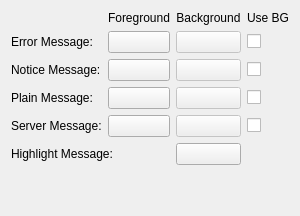
         <widget class="QWidget" name="tab" >
          <attribute name="title" >
           <string>Server Activity</string>
          </attribute>
          <layout class="QGridLayout" >
           <item row="0" column="1" >
            <widget class="QLabel" name="label_44" >
             <property name="text" >
              <string>Foreground</string>
             </property>
             <property name="alignment" >
              <set>Qt::AlignCenter</set>
             </property>
            </widget>
           </item>
           <item row="0" column="2" >
            <widget class="QLabel" name="label_45" >
             <property name="text" >
              <string>Background</string>
             </property>
             <property name="alignment" >
              <set>Qt::AlignCenter</set>
             </property>
            </widget>
           </item>
           <item row="0" column="3" >
            <widget class="QLabel" name="label_7" >
             <property name="text" >
              <string>Use BG</string>
             </property>
             <property name="alignment" >
              <set>Qt::AlignCenter</set>
             </property>
            </widget>
           </item>
           <item row="1" column="0" >
            <widget class="QLabel" name="label_20" >
             <property name="text" >
              <string>Error Message:</string>
             </property>
            </widget>
           </item>
           <item row="1" column="1" >
            <widget class="ColorButton" name="errorMessageFG" >
             <property name="text" >
              <string/>
             </property>
            </widget>
           </item>
           <item row="1" column="2" >
            <widget class="ColorButton" name="errorMessageBG" >
             <property name="enabled" >
              <bool>false</bool>
             </property>
             <property name="text" >
              <string/>
             </property>
            </widget>
           </item>
           <item row="1" column="3" >
            <widget class="QCheckBox" name="errorMessageUseBG" >
             <property name="sizePolicy" >
              <sizepolicy vsizetype="Fixed" hsizetype="Maximum" >
               <horstretch>0</horstretch>
               <verstretch>0</verstretch>
              </sizepolicy>
             </property>
             <property name="layoutDirection" >
              <enum>Qt::LeftToRight</enum>
             </property>
             <property name="text" >
              <string/>
             </property>
            </widget>
           </item>
           <item row="2" column="0" >
            <widget class="QLabel" name="label_18" >
             <property name="text" >
              <string>Notice Message:</string>
             </property>
            </widget>
           </item>
           <item row="2" column="1" >
            <widget class="ColorButton" name="noticeMessageFG" >
             <property name="text" >
              <string/>
             </property>
            </widget>
           </item>
           <item row="2" column="2" >
            <widget class="ColorButton" name="noticeMessageBG" >
             <property name="enabled" >
              <bool>false</bool>
             </property>
             <property name="text" >
              <string/>
             </property>
            </widget>
           </item>
           <item row="2" column="3" >
            <widget class="QCheckBox" name="noticeMessageUseBG" >
             <property name="sizePolicy" >
              <sizepolicy vsizetype="Fixed" hsizetype="Maximum" >
               <horstretch>0</horstretch>
               <verstretch>0</verstretch>
              </sizepolicy>
             </property>
             <property name="layoutDirection" >
              <enum>Qt::LeftToRight</enum>
             </property>
             <property name="text" >
              <string/>
             </property>
            </widget>
           </item>
           <item row="3" column="0" >
            <widget class="QLabel" name="label_17" >
             <property name="text" >
              <string>Plain Message:</string>
             </property>
            </widget>
           </item>
           <item row="3" column="1" >
            <widget class="ColorButton" name="plainMessageFG" >
             <property name="text" >
              <string/>
             </property>
            </widget>
           </item>
           <item row="3" column="2" >
            <widget class="ColorButton" name="plainMessageBG" >
             <property name="enabled" >
              <bool>false</bool>
             </property>
             <property name="text" >
              <string/>
             </property>
            </widget>
           </item>
           <item row="3" column="3" >
            <widget class="QCheckBox" name="plainMessageUseBG" >
             <property name="sizePolicy" >
              <sizepolicy vsizetype="Fixed" hsizetype="Maximum" >
               <horstretch>0</horstretch>
               <verstretch>0</verstretch>
              </sizepolicy>
             </property>
             <property name="layoutDirection" >
              <enum>Qt::LeftToRight</enum>
             </property>
             <property name="text" >
              <string/>
             </property>
            </widget>
           </item>
           <item row="4" column="0" >
            <widget class="QLabel" name="label_19" >
             <property name="text" >
              <string>Server Message:</string>
             </property>
            </widget>
           </item>
           <item row="4" column="1" >
            <widget class="ColorButton" name="serverMessageFG" >
             <property name="text" >
              <string/>
             </property>
            </widget>
           </item>
           <item row="4" column="2" >
            <widget class="ColorButton" name="serverMessageBG" >
             <property name="enabled" >
              <bool>false</bool>
             </property>
             <property name="text" >
              <string/>
             </property>
            </widget>
           </item>
           <item row="4" column="3" >
            <widget class="QCheckBox" name="serverMessageUseBG" >
             <property name="sizePolicy" >
              <sizepolicy vsizetype="Fixed" hsizetype="Maximum" >
               <horstretch>0</horstretch>
               <verstretch>0</verstretch>
              </sizepolicy>
             </property>
             <property name="layoutDirection" >
              <enum>Qt::LeftToRight</enum>
             </property>
             <property name="text" >
              <string/>
             </property>
            </widget>
           </item>
           <item row="5" column="0" colspan="2" >
            <widget class="QLabel" name="label_10" >
             <property name="text" >
              <string>Highlight Message:</string>
             </property>
            </widget>
           </item>
           <item row="5" column="2" >
            <widget class="ColorButton" name="highlightColor" >
             <property name="enabled" >
              <bool>true</bool>
             </property>
             <property name="text" >
              <string/>
             </property>
            </widget>
           </item>
           <item row="6" column="1" >
            <spacer>
             <property name="orientation" >
              <enum>Qt::Vertical</enum>
             </property>
             <property name="sizeHint" stdset="0" >
              <size>
               <width>20</width>
               <height>40</height>
              </size>
             </property>
            </spacer>
           </item>
          </layout>
         </widget>
